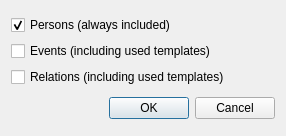
<?xml version="1.0" encoding="UTF-8"?>
<ui version="4.0">
 <class>ExportProjectDialog</class>
 <widget class="QDialog" name="ExportProjectDialog">
  <property name="geometry">
   <rect>
    <x>0</x>
    <y>0</y>
    <width>286</width>
    <height>136</height>
   </rect>
  </property>
  <property name="windowTitle">
   <string>Export project</string>
  </property>
  <property name="windowIcon">
   <iconset resource="resources.qrc">
    <normaloff>:/resources/appIcon.svg</normaloff>:/resources/appIcon.svg</iconset>
  </property>
  <layout class="QVBoxLayout" name="verticalLayout_2">
   <item>
    <layout class="QVBoxLayout" name="verticalLayout">
     <item>
      <widget class="QCheckBox" name="persons">
       <property name="enabled">
        <bool>true</bool>
       </property>
       <property name="text">
        <string>Persons (always included)</string>
       </property>
       <property name="icon">
        <iconset resource="resources.qrc">
         <normaloff>:/resources/other.svg</normaloff>:/resources/other.svg</iconset>
       </property>
       <property name="checkable">
        <bool>true</bool>
       </property>
       <property name="checked">
        <bool>true</bool>
       </property>
       <property name="tristate">
        <bool>false</bool>
       </property>
      </widget>
     </item>
     <item>
      <widget class="QCheckBox" name="events">
       <property name="text">
        <string>Events (including used templates)</string>
       </property>
       <property name="icon">
        <iconset resource="resources.qrc">
         <normaloff>:/resources/event.svg</normaloff>:/resources/event.svg</iconset>
       </property>
      </widget>
     </item>
     <item>
      <widget class="QCheckBox" name="relations">
       <property name="text">
        <string>Relations (including used templates)</string>
       </property>
       <property name="icon">
        <iconset resource="resources.qrc">
         <normaloff>:/resources/relation.svg</normaloff>:/resources/relation.svg</iconset>
       </property>
      </widget>
     </item>
    </layout>
   </item>
   <item>
    <widget class="QDialogButtonBox" name="buttonBox">
     <property name="orientation">
      <enum>Qt::Horizontal</enum>
     </property>
     <property name="standardButtons">
      <set>QDialogButtonBox::Cancel|QDialogButtonBox::Ok</set>
     </property>
    </widget>
   </item>
  </layout>
 </widget>
 <resources>
  <include location="resources.qrc"/>
 </resources>
 <connections>
  <connection>
   <sender>buttonBox</sender>
   <signal>rejected()</signal>
   <receiver>ExportProjectDialog</receiver>
   <slot>reject()</slot>
   <hints>
    <hint type="sourcelabel">
     <x>316</x>
     <y>260</y>
    </hint>
    <hint type="destinationlabel">
     <x>286</x>
     <y>274</y>
    </hint>
   </hints>
  </connection>
 </connections>
</ui>
